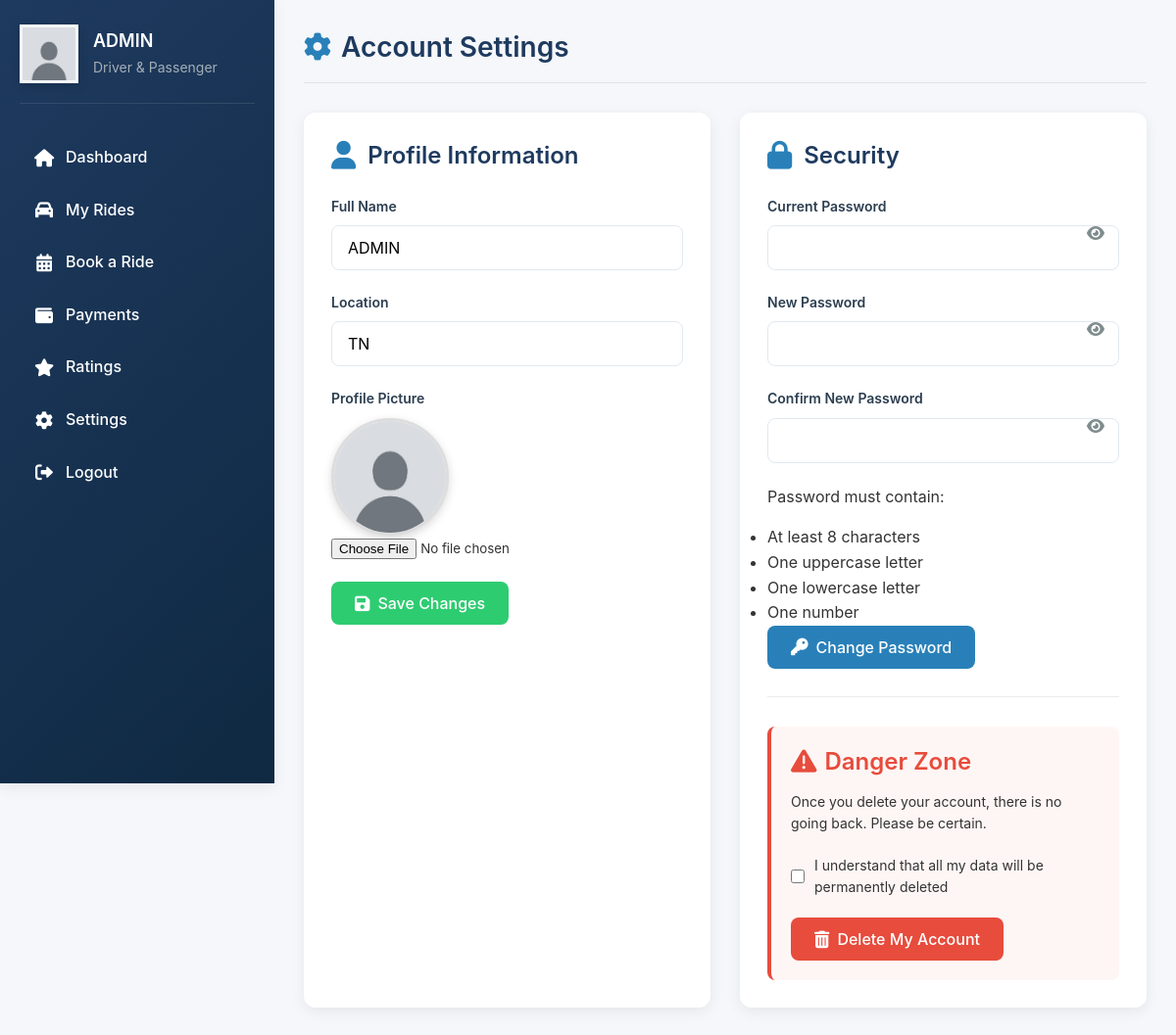
The app's page /Pages/settings.php (signed in) with its own data.
### tables this page shows
CREATE TABLE "users" (
	"id"	INTEGER,
	"username"	TEXT NOT NULL UNIQUE,
	"email"	TEXT NOT NULL UNIQUE,
	"password"	TEXT NOT NULL,
	"Region"	TEXT NOT NULL,
	"is_driver"	BOOLEAN DEFAULT 0,
	"is_student"	BOOLEAN DEFAULT 0,
	"balance"	REAL DEFAULT 0,
	"picture"	varchar(255) DEFAULT '../Src/default.jpg',
	"score"	REAL DEFAULT 5.0,
	"created_at"	TIMESTAMP DEFAULT CURRENT_TIMESTAMP,
	PRIMARY KEY("id" AUTOINCREMENT)
);

### classes/users.php (called while the page is built, shortened)
<?php
class User {
    private $username;
    private $region;
    private $picture;
    private $db;
    public function __construct(PDO $db) {
        $this->db = $db;
    }
    public function load(int $userId): bool {
        try {
            $stmt = $this->db->prepare("SELECT * FROM users WHERE id = ?");
            $stmt->execute([$userId]);
            $user = $stmt->fetch(PDO::FETCH_ASSOC);
            if ($user) {
                $this->username = $user['username'];
                $this->region = $user['Region'] ?? $user['region'] ?? '';
                $this->picture = $user['picture'] ?? null;
                return true;
            }
            return false;
        } catch (PDOException $e) {
            error_log("Error loading user #$userId: " . $e->getMessage());
            return false;
        }
    }
    public function getProfilePicture(): ?string {
        return $this->picture;
    }
    public function getUsername(): ?string { return $this->username; }
    public function getRegion(): ?string { return $this->region; }
}

### server/session.php (called while the page is built, shortened)
<?php
require_once __DIR__ . '/../classes/users.php';
function getDB(): PDO {
    static $pdo = null;
    if ($pdo === null) {
        $db = new Database();
        $pdo = $db->getConnection();
    }
    return $pdo;
}
function getCurrentUser(): ?User {
    $user = new User(getDB());
    return $user->load($_SESSION['user_id']) ? $user : null;
}

### server/language.php (called while the page is built, shortened)
<?php
$langDir = __DIR__ . '/../lang/';
function t($key, $default = '') {
     return $GLOBALS['translations'][$key] ?? $default;
 }$GLOBALS['translations'] = include $langDir . $GLOBALS['languages'][$GLOBALS['selectedLang']]['file'];
function addLangAndCountryToUrl($url)
{
    $lang = $_GET['lang'] ?? 'en';
    $country = $_GET['country'] ?? 'tn';
    $separator = (parse_url($url, PHP_URL_QUERY) == NULL) ? '?' : '&';
    return $url . $separator . 'lang=' . urlencode($lang) . '&country=' . urlencode($country);
}

### Pages/settings.php (the view, shortened to what this page needs)
<?php
require_once '../server/session.php';
require_once '../classes/users.php';
$currentUser = getCurrentUser();
?>
<!DOCTYPE html>
<html lang="en">
<head>
    <link rel="stylesheet" href="https://cdnjs.cloudflare.com/ajax/libs/font-awesome/6.0.0/css/all.min.css">
    <link rel="stylesheet" href="../css/settings.css">
</head>
<body>
    <?php require_once '../include/sidebar.php'; ?>
    <div class="main-content">
        <div class="settings-container">
            <div class="settings-header">
                <h1><i class="fas fa-cog"></i> Account Settings</h1>
            </div>
            <div class="settings-grid">
                <div class="settings-card">
                    <h2><i class="fas fa-user"></i> Profile Information</h2>
                    <form action="settings.php" method="POST" enctype="multipart/form-data">                        <div class="form-group">
                            <label for="name">Full Name</label>
                            <input type="text" id="name" name="name" class="form-control"
                                   value="<?php echo htmlspecialchars($currentUser->getUsername()); ?>" required>
                        </div>
                        <div class="form-group">
                            <label for="region">Location</label>
                            <input type="text" id="region" name="region" class="form-control"
                                   value="<?php echo htmlspecialchars($currentUser->getRegion()); ?>"
                                   placeholder="Your country or city">
                        </div>
                        <div class="form-group">
    <label for="profile_picture">Profile Picture</label>
    <div class="form-group">
        <img src="<?= htmlspecialchars($currentUser->getProfilePicture() ?? '../src/default.jpg') ?>"
             alt="Profile Picture" id="profile-preview" class="profile-pic">
        <input type="file" id="profile_picture" name="profile_picture" accept="image/*" class="profile-picture-input">
    </div>
</div>
                        <button type="submit" name="update_profile" class="btn btn-success">
                            <i class="fas fa-save"></i> Save Changes
                        </button>
                    </form>
                </div>
                <div class="settings-card">
                    <h2><i class="fas fa-lock"></i> Security</h2>
                    <form action="settings.php" method="POST">
                        <div class="form-group password-toggle">
                            <label for="current_password">Current Password</label>
                            <input type="password" id="current_password" name="current_password" class="form-control" required>
                            <i class="fas fa-eye" id="toggle-current-password"></i>
                        </div>
                        <div class="form-group password-toggle">
                            <label for="new_password">New Password</label>
                            <input type="password" id="new_password" name="new_password" class="form-control" required>
                            <i class="fas fa-eye" id="toggle-new-password"></i>
                        </div>
                        <div class="form-group password-toggle">
                            <label for="confirm_password">Confirm New Password</label>
                            <input type="password" id="confirm_password" name="confirm_password" class="form-control" required>
                            <i class="fas fa-eye" id="toggle-confirm-password"></i>
                        </div>
                        <div class="password-requirements">
                            <p>Password must contain:</p>
                            <ul>
                                <li>At least 8 characters</li>
                                <li>One uppercase letter</li>
                                <li>One lowercase letter</li>
                                <li>One number</li>
                            </ul>
                        </div>
                        <button type="submit" name="change_password" class="btn">
                            <i class="fas fa-key"></i> Change Password
                        </button>
                    </form>
                    <hr class="section-divider">
                    <div class="danger-zone">
                        <h3><i class="fas fa-exclamation-triangle"></i> Danger Zone</h3>
                        <p>
                            Once you delete your account, there is no going back. Please be certain.
                        </p>
                        <form action="settings.php" method="POST" id="delete-account-form">
                            <div class="delete-confirm">
                                <input type="checkbox" id="confirm_delete" name="confirm_delete" required>
                                <label for="confirm_delete">I understand that all my data will be permanently deleted</label>
                            </div>
                            <button type="submit" name="delete_account" class="btn btn-danger" id="delete-account-btn">
                                <i class="fas fa-trash-alt"></i> Delete My Account
                            </button>
                        </form>
                    </div>
                </div>
            </div>
        </div>
    </div>
</body>
</html>

### include/sidebar.php (shortened to what this page needs)
<?php
require_once '../server/session.php';
require_once '../server/language.php';
$username = 'Guest';
$profilePic = '../src/default.jpg';
$userRole = 'Guest';
if (isLoggedIn() && isset($_SESSION['user_data'])) {
    $userData = $_SESSION['user_data'];
    $username = $userData['username'] ?? 'User';
    $profilePic = $userData['profile_picture'] ?? '../src/default.jpg';
    $roles = [];
if (!empty($userData['is_driver'])) {
    $roles[] = t('roles.driver', 'Driver');
}
$roles[] = t('roles.passenger', 'Passenger');
$userRole = implode(' & ', $roles);
}
?>
<link rel="stylesheet" href="../css/sidebar.css">
<link rel="stylesheet" href="https://cdnjs.cloudflare.com/ajax/libs/font-awesome/6.0.0/css/all.min.css">
<aside class="sidebar">
    <div class="profile">
        <div class="profile-pic">
            <img src="<?php echo htmlspecialchars($profilePic); ?>" alt="Profile Picture">
        </div>
        <div class="profile-info">
            <h3><?php echo htmlspecialchars($username); ?></h3>
            <p><?php echo htmlspecialchars($userRole); ?></p>
        </div>
    </div>
    <ul class="nav-menu">
        <li><a href="<?php echo addLangAndCountryToUrl('interface.php'); ?>" class="<?php echo basename($_SERVER['PHP_SELF']) == 'interface.php' ? 'active' : ''; ?>">
            <i class="fas fa-home"></i> <span><?php echo t('dashboard', 'DASHBOARD'); ?></span>
        </a></li>
        <li><a href="<?php echo addLangAndCountryToUrl('my_rides.php'); ?>">
            <i class="fas fa-car"></i> <span><?php echo t('my_rides', 'My Rides'); ?></span>
        </a></li>
        <li><a href="<?php echo addLangAndCountryToUrl('book_ride.php'); ?>">
            <i class="fas fa-calendar-alt"></i> <span><?php echo t('book_ride', 'Book a Ride'); ?></span>
        </a></li>
        <li><a href="<?php echo addLangAndCountryToUrl('payments.php'); ?>">
            <i class="fas fa-wallet"></i> <span><?php echo t('payments', 'Payments'); ?></span>
        </a></li>
        <li><a href="<?php echo addLangAndCountryToUrl('ratings.php'); ?>">
            <i class="fas fa-star"></i> <span><?php echo t('ratings', 'Ratings'); ?></span>
        </a></li>
        <li><a href="<?php echo addLangAndCountryToUrl('settings.php'); ?>">
            <i class="fas fa-cog"></i> <span><?php echo t('settings', 'Settings'); ?></span>
        </a></li>
        <li><a href="<?php echo addLangAndCountryToUrl('../index.php'); ?>">
            <i class="fas fa-sign-out-alt"></i> <span><?php echo t('logout', 'Logout'); ?></span>
        </a></li>
    </ul>
</aside>

### Css/sidebar.css (style rules this page uses)
.sidebar { width: var(--sidebar-width); background: linear-gradient(135deg, var(--primary) 0%, var(--primary-dark) 100%); color: var(--text-white); height: 100vh; position: fixed; left: 0; top: 0; padding: 25px 20px; box-shadow: var(--shadow-md); z-index: 100; transition: all var(--transition-speed); overflow-y: auto; }
.profile { display: flex; align-items: center; margin-bottom: 30px; padding-bottom: 20px; border-bottom: 1px solid rgba(255, 255, 255, 0.1); }
.profile-pic { width: 60px; height: 60px; background-color: var(--light); display: flex; align-items: center; justify-content: center; margin-right: 15px; overflow: hidden; border: 3px solid rgba(255, 255, 255, 0.2); box-shadow: 0 3px 10px rgba(0, 0, 0, 0.15); transition: all var(--transition-speed); }
.profile-pic img { width: 100%; height: 100%; object-fit: cover; }
.profile-info h3 { font-size: var(--font-md); margin-bottom: 5px; color: var(--text-white); font-weight: 600; }
.profile-info p { font-size: var(--font-sm); opacity: 0.85; color: var(--text-muted); margin-bottom: 0; }
.nav-menu { list-style: none; margin-top: 10px; }
.nav-menu li { margin-bottom: 4px; }
.nav-menu a { color: var(--text-white); text-decoration: none; display: flex; align-items: center; padding: 12px 15px; border-radius: 8px; transition: all var(--transition-speed); font-weight: 500; position: relative; overflow: hidden; }
.nav-menu a::before { content: ''; position: absolute; left: 0; top: 0; height: 100%; width: 3px; background-color: var(--secondary-light); transform: scaleY(0); transition: transform 0.2s; }
.nav-menu i { margin-right: 12px; width: 20px; text-align: center; font-size: var(--font-md); transition: all var(--transition-speed); }

### records on screen
users: username "ADMIN", name "ADMIN", region "TN", picture (placeholder picture)

### other values on screen
$userRole "Driver & Passenger"
t('dashboard', 'DASHBOARD') "Dashboard"
t('my_rides', 'My Rides') "My Rides"
t('book_ride', 'Book a Ride') "Book a Ride"
t('payments', 'Payments') "Payments"
t('ratings', 'Ratings') "Ratings"
t('settings', 'Settings') "Settings"
t('logout', 'Logout') "Logout"
